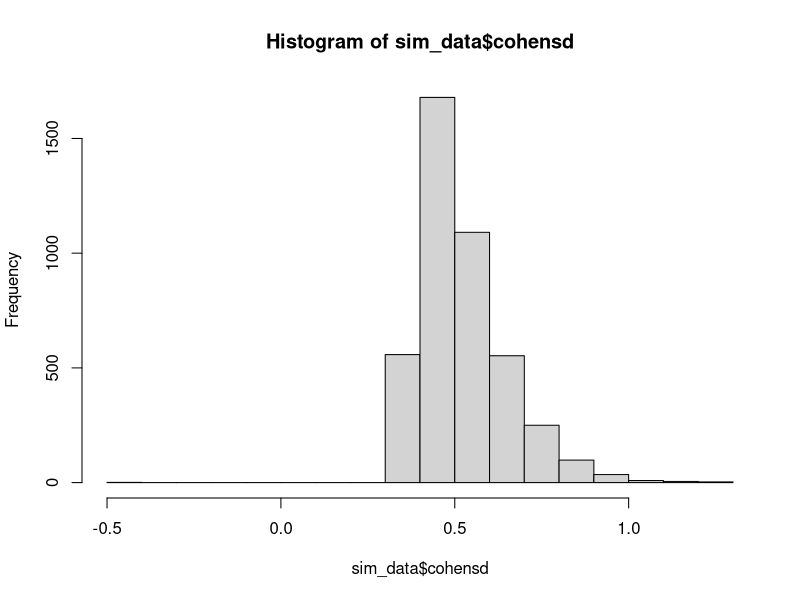
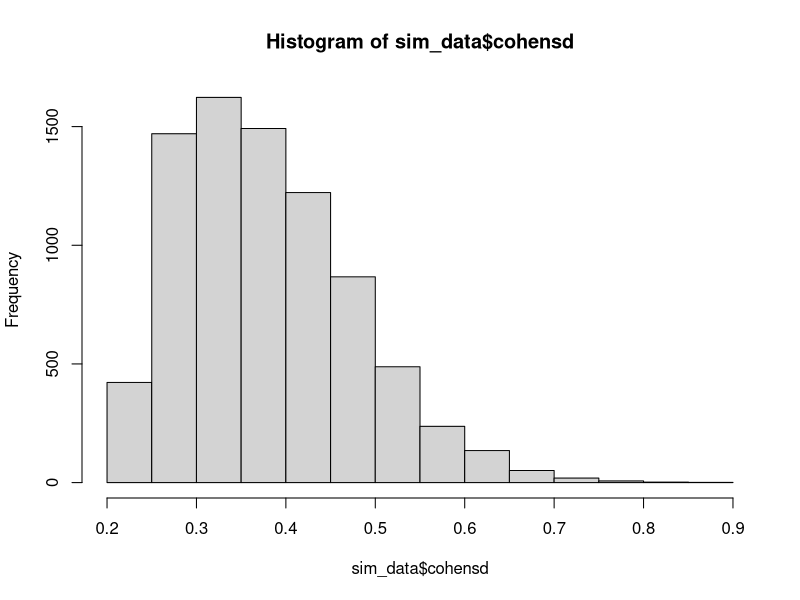
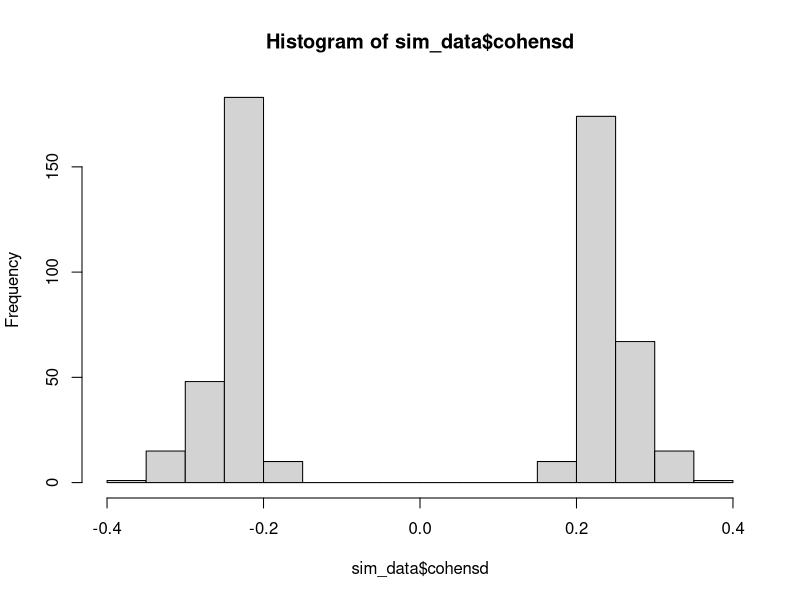
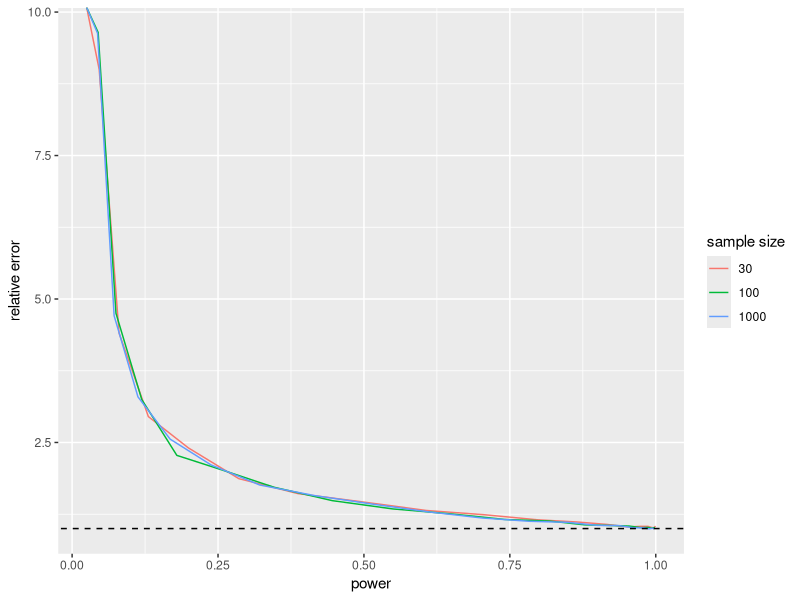

These figures' R source, in order:
## ---- chunk 1
power.t.test(n = 30, delta = 1, sd = 3, sig.level = .05, type = "one")
## ---- chunk 2
dat <- rnorm(30, 1, 3)
library(dplyr)
library(ggplot2)
sim_data <- do.call(rbind.data.frame, lapply(1:10000, function(x) {
  dat <- rnorm(30, 1, 3)
  if(t.test(dat)$p.value < .05) { 
       data.frame(mean = mean(dat), sd = sd(dat))
  } else {
       data.frame(mean = NA, sd = NA)
  }
})) %>% tidyr::drop_na()

## ---- chunk 3
sim_data <- mutate(sim_data, cohensd = mean/sd)
hist(sim_data$cohensd)
## ---- chunk 4
mean(sim_data$cohensd)
## ---- chunk 5
power.t.test(delta = 1, sd = 3, sig.level = .05, power = 0.8, type = "one")
## ---- chunk 6
sim_data <- do.call(rbind.data.frame, lapply(1:10000, function(x) {
  dat <- rnorm(73, 1, 3)
  if(t.test(dat)$p.value < .05) { 
       data.frame(mean = mean(dat), sd = sd(dat))
  } else {
       data.frame(mean = NA, sd = NA)
  }
})) %>% tidyr::drop_na()
sim_data <- mutate(sim_data, cohensd = mean/sd)
hist(sim_data$cohensd)
mean(sim_data$cohensd)
## ---- chunk 7
sim_data <- do.call(rbind.data.frame, lapply(1:10000, function(x) {
  dat <- rnorm(100, 0, 3)
  if(t.test(dat)$p.value < .05) { 
       data.frame(mean = mean(dat), sd = sd(dat))
  } else {
       data.frame(mean = NA, sd = NA)
  }
})) %>% tidyr::drop_na()
sim_data <- mutate(sim_data, cohensd = mean/sd)
hist(sim_data$cohensd)
mean(abs(sim_data$cohensd))
## ---- chunk 8
means <- seq(0, 1, length.out = 20)
for_plot <- do.call(rbind.data.frame, lapply(means, function(x) {
  sim_data <- do.call(rbind.data.frame, lapply(1:400, function(y) {
  dat <- rnorm(30, x, 1)
  if(t.test(dat)$p.value < .05) { 
       data.frame(mean = mean(dat), sd = sd(dat))
  } else {
       data.frame(mean = NA, sd = NA)
  }
  })) %>% tidyr::drop_na()
  sim_data <- mutate(sim_data, cohensd = mean/sd)
  data.frame(mean = mean(abs(sim_data$cohensd)), sd = sd(abs(sim_data$cohensd)), true_size = x)
}))
for_plot$rel_error <- for_plot$mean/for_plot$true_size
for_plot$power <- power.t.test(n = 30, delta = means, sd = 1, sig.level = .05, type = "one")$power
#library(ggplot2)
#ggplot(for_plot, aes(x = power, y = rel_error)) + geom_line() + 
#  geom_abline(slope = 0, intercept = 1, linetype = "dashed")
## ---- chunk 9
sample_size <- 100
means <- seq(0, 0.5, length.out = 20)
for_plot_100 <- do.call(rbind.data.frame, lapply(means, function(x) {
  sim_data <- do.call(rbind.data.frame, lapply(1:400, function(y) {
  dat <- rnorm(sample_size, x, 1)
  if(t.test(dat)$p.value < .05) { 
       data.frame(mean = mean(dat), sd = sd(dat))
  } else {
       data.frame(mean = NA, sd = NA)
  }
  })) %>% tidyr::drop_na()
  sim_data <- mutate(sim_data, cohensd = mean/sd)
  data.frame(mean = mean(abs(sim_data$cohensd)), sd = sd(abs(sim_data$cohensd)), true_size = x)
}))
for_plot_100$rel_error <- for_plot_100$mean/for_plot_100$true_size
for_plot_100$power <- power.t.test(n = sample_size, delta = means, sd = 1, sig.level = .05, type = "one")$power
#library(ggplot2)
#ggplot(for_plot_100, aes(x = power, y = rel_error)) + geom_line() + 
#  geom_abline(slope = 0, intercept = 1, linetype = "dashed")
## ---- chunk 10
sample_size <- 1000
means <- seq(0, 0.15, length.out = 20)
for_plot_1000 <- do.call(rbind.data.frame, lapply(means, function(x) {
  sim_data <- do.call(rbind.data.frame, lapply(1:400, function(y) {
  dat <- rnorm(sample_size, x, 1)
  if(t.test(dat)$p.value < .05) { 
       data.frame(mean = mean(dat), sd = sd(dat))
  } else {
       data.frame(mean = NA, sd = NA)
  }
  })) %>% tidyr::drop_na()
  sim_data <- mutate(sim_data, cohensd = mean/sd)
  data.frame(mean = mean(abs(sim_data$cohensd)), sd = sd(abs(sim_data$cohensd)), true_size = x)
}))
for_plot_1000$rel_error <- for_plot_1000$mean/for_plot_1000$true_size
for_plot_1000$power <- power.t.test(n = sample_size, delta = means, sd = 1, sig.level = .05, type = "one")$power
library(ggplot2)
#ggplot(for_plot_1000, aes(x = power, y = rel_error)) + geom_line() + 
#  geom_abline(slope = 0, intercept = 1, linetype = "dashed")
## ---- chunk 11
for_plot$sample_size <- 30
for_plot_100$sample_size <- 100
for_plot_1000$sample_size <- 1000
plot_data <- rbind(for_plot, for_plot_100, for_plot_1000)
ggplot(plot_data, aes(x = power, y = rel_error, color = factor(sample_size))) + geom_line() + 
  geom_abline(slope = 0, intercept = 1, linetype = "dashed") +
  labs(color = "sample size", y = "relative error") 
  
